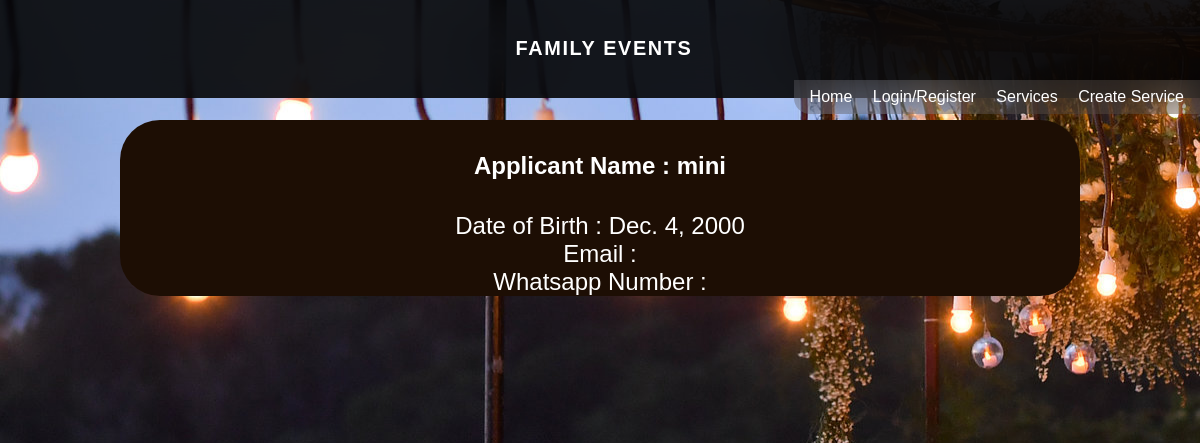
/approvedemployees/5, run on an earlier commit of the app's database.
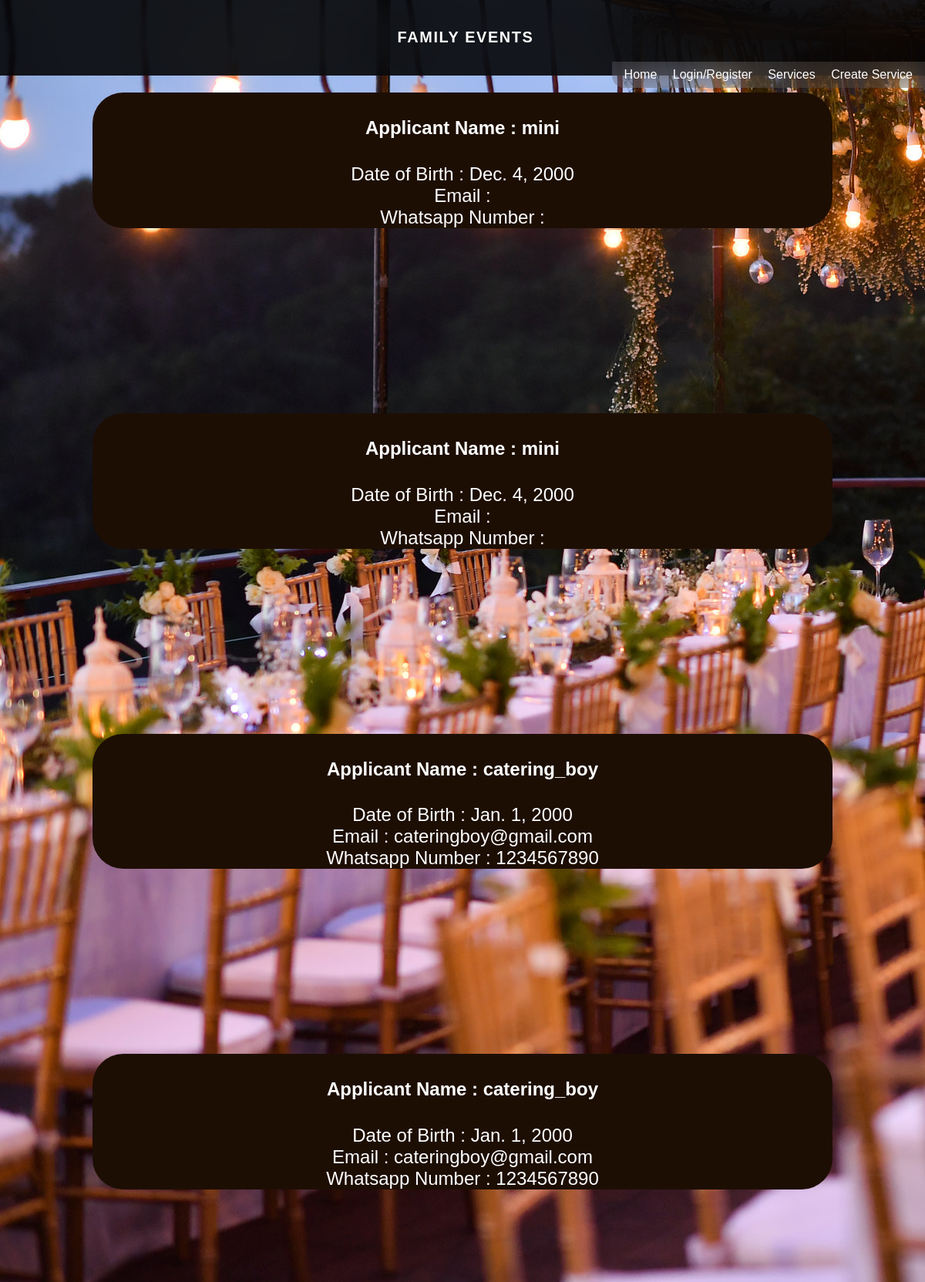
And on a later commit of the database.
### EventsWorks/models.py (models this page shows)
class BookedWorks(models.Model):
    user=models.ForeignKey(User,on_delete=models.SET_NULL,related_name='booked_workers',null=True)
    work=models.ForeignKey(Works,on_delete=models.SET_NULL,related_name='booked_works',null=True)
    status = models.IntegerField(default=0)

### users/models.py (models this page shows)
class UserProfile(models.Model):
    user=models.OneToOneField(User,on_delete=models.CASCADE,related_name='user_profile')
    dob=models.DateField()
    whatsapp_number=models.CharField(max_length=10)
    dp_image=models.ImageField(upload_to='media/dp/',null=True)
    role=models.IntegerField(default=0)

### EventsWorks/views.py (the view)
# urls.py: path('approvedemployees/<pk>',views.registered_employees,name="approvedemployees")
def registered_employees(request,pk):
    work = Works.objects.get(pk=pk)
    employees = BookedWorks.objects.filter(work=work,status=1)
    return render(request,'works/employees_registered.html',{'employees':employees})

### templates/works/employees_registered.html (shortened to what this page needs)
<!DOCTYPE html>
<html lang="en">
<head>
    {% load static %}
    <title>Home</title><link rel="stylesheet" href="{% static 'css/styles.css' %}">
</head>
<body>
    <section class="nav-bar">
    <div class="logo">
        <h5>FAMILY EVENTS</h5>
    </div>
    </section>
    <section class="nav-bar-small" id="nav-bar-small">
       <div class="navs">
       <a href="{% url 'homepage' %}">Home</a>
       {% if is_authenticated %}
       <a href="{% url 'logout' %}">Logout</a>
       {% else %}
       <a href="{% url 'loginpage' %}">Login/Register</a>
       {% endif %}
       <a href="">Services</a>
       <a href="{% url 'createservice' %}">Create Service</a>
       </div>
    </section>
    <section class="services-body">
        {% for x in employees %}
        <div class="services-box">
            <h4>Applicant Name : {{ x.user.username }}</h4>
            <span>Date of Birth : {{ x.user.user_profile.dob }}</span>
            <span>Email : {{ x.user.email }}</span>
            <span>Whatsapp Number : {{ x.user.user_profile.whatsapp_number }}</span>
            </div>
        {% endfor %}
</section>
</body>
</html>

### static/css/styles.css (style rules this page uses)
body,html { max-width: 100%; max-height: 100%; margin: 0; font-family: Arial, Helvetica, sans-serif; display: flex; flex-direction: column; }
.nav-bar { display: flex; justify-content: center; padding: 0.5vh; align-items: center; background-color: rgba(0, 0, 0, 0.877); backdrop-filter: blur(40px); color: white; position: fixed; width: 100%; z-index: 99; }
.logo { font-size: 3vh; letter-spacing: 0.2vh; }
.nav-bar-small { z-index: 99; width: 100%; display: flex; justify-content: end; position: fixed; top: 10vh; }
.navs { background-color: rgba(156, 156, 156, 0.178); backdrop-filter: blur(20px); padding: 1vh; border-bottom-left-radius: 2vh; }
.navs a { text-decoration: none; color: rgb(255, 255, 255); padding: 1vh; }
.services-body { max-width: 100%; height: auto; display: flex; flex-direction: column; align-items: center; background-image: url('images/topImage.jpg'); background-repeat: no-repeat; background-repeat: initial; }
.services-box { margin-top: 15vh; margin-bottom: 15vh; width: 80%; height: auto; border-radius: 5vh; background-color: rgb(29, 14, 4); display: flex; flex-direction: column; align-items: center; text-align: center; color: white; font-size: 3vh; }

### templates/works/employees_registered.html (style rules this page uses)
body { background-image: url('../static/images/topImage.jpg'); }

What changed in the data, as far as the page shows it:
added BookedWorks: user.username "mini", user.user_profile.dob "Dec. 4, 2000"
added BookedWorks: user.username "catering_boy", user.user_profile.dob "Jan. 1, 2000", user.email "cateringboy@gmail.com", user.user_profile.whatsapp_number "1234567890"
added BookedWorks: user.username "catering_boy", user.user_profile.dob "Jan. 1, 2000", user.email "cateringboy@gmail.com", user.user_profile.whatsapp_number "1234567890"
